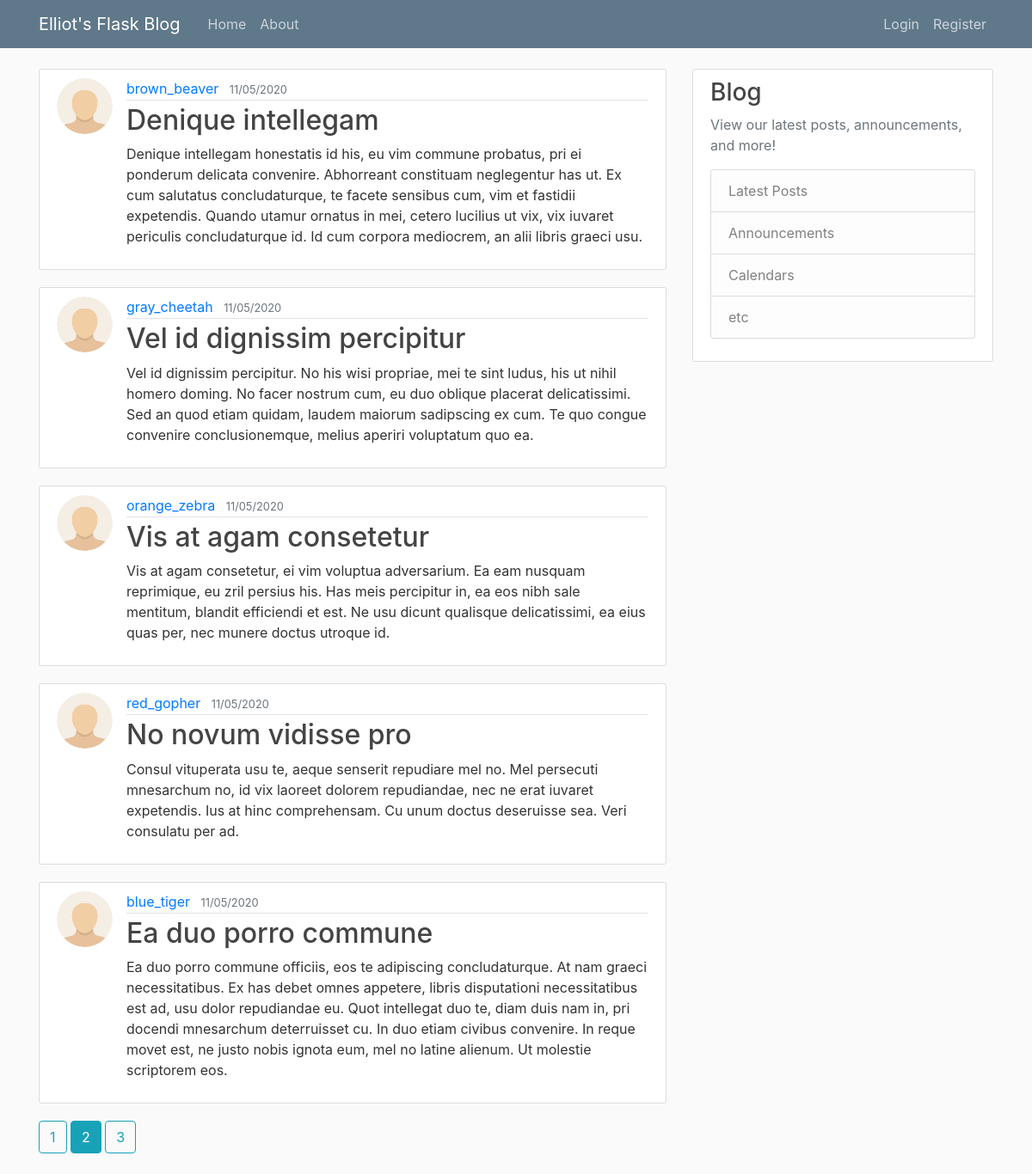
The page /home?page=2 on the database its author committed.
### flask_blog/models.py (models this page shows, shortened)
class Post(db.Model):
    id = db.Column(db.Integer, primary_key=True)
    title = db.Column(db.String(100), nullable=False)
    date_posted = db.Column(db.DateTime, nullable=False, default=datetime.utcnow)
    content = db.Column(db.Text, nullable=False)
    user_id = db.Column(db.Integer, db.ForeignKey('user.id'), nullable=False)

class User(db.Model, UserMixin):
    id = db.Column(db.Integer, primary_key=True)
    username = db.Column(db.String(20), unique=True, nullable=False)
    email = db.Column(db.String(120), unique=True, nullable=False)
    image_file = db.Column(db.String(20), nullable=False, default='default.jpg')
    password = db.Column(db.String(60), nullable=False)
    posts = db.relationship('Post', backref='author', lazy=True)

### flask_blog/main/routes.py (the view)
@main.route('/') # create home route. Browser will display whatever is returned from the following function
@main.route('/home') # make it so / and /home go to the same place
def home():
    page = request.args.get('page', 1, type=int)
    posts = Post.query.order_by(Post.date_posted.desc()).paginate(page=page, per_page=5)
    return render_template('home.html', posts=posts) # we can now access this variable in the template using arg name 'posts'

### flask_blog/templates/home.html
{% extends "layout.html" %}
{% block content %}
    {% for post in posts.items %}
        <article class="media content-section">
          <img class="rounded-circle article-img" src="{{ url_for('static', filename='profile_pics/' + post.author.image_file) }}">
          <div class="media-body">
            <div class="article-metadata">
              <a class="mr-2" href="{{ url_for('users.user_posts', username=post.author.username) }}">{{ post.author.username }}</a>
              <small class="text-muted">{{ post.date_posted.strftime('%m/%d/%Y') }}</small>
            </div>
            <h2><a class="article-title" href="{{ url_for('posts.post', post_id=post.id) }}">{{ post.title }}</a></h2>
            <p class="article-content">{{ post.content }}</p>
          </div>
        </article>
    {% endfor %}
    {% for page_num in posts.iter_pages(left_edge=1, right_edge=1, left_current=1, right_current=2) %}
      {% if page_num %}
        {% if posts.page == page_num %}
          <a class="btn btn-info mb-4" href="{{ url_for('main.home', page=page_num) }}">{{ page_num }}</a>
        {% else %}
          <a class="btn btn-outline-info mb-4" href="{{ url_for('main.home', page=page_num) }}">{{ page_num }}</a>
        {% endif %}
      {% else %}
        ...
      {% endif %}
    {% endfor %}
{% endblock content %}

### flask_blog/templates/layout.html (shortened to what this page needs)
<!DOCTYPE html>
<html>
<head>
    <link rel="stylesheet" href="https://maxcdn.bootstrapcdn.com/bootstrap/4.0.0/css/bootstrap.min.css">
    <link rel="stylesheet" type="text/css" href="{{ url_for('static', filename='main.css') }}">
</head>
<body>
    <header class="site-header">
      <nav class="navbar navbar-expand-md navbar-dark bg-steel fixed-top">
        <div class="container">
          <a class="navbar-brand mr-4" href="/">Elliot's Flask Blog</a>
          <div class="collapse navbar-collapse" id="navbarToggle">
            <div class="navbar-nav mr-auto">
              <a class="nav-item nav-link" href="{{ url_for('main.home') }}">Home</a>
              <a class="nav-item nav-link" href="{{ url_for('main.about') }}">About</a>
            </div>
            <div class="navbar-nav">
              {% if current_user.is_authenticated %}
                <a class="nav-item nav-link" href="{{ url_for('posts.new_post') }}">New Post</a>
                <a class="nav-item nav-link" href="{{ url_for('users.account') }}">Account</a>
                <a class="nav-item nav-link" href="{{ url_for('users.logout') }}">Logout</a>
              {% else %}
                <a class="nav-item nav-link" href="{{ url_for('users.login') }}">Login</a>
                <a class="nav-item nav-link" href="{{ url_for('users.register') }}">Register</a>
              {% endif %}
            </div>
          </div>
        </div>
      </nav>
    </header>
    <main role="main" class="container">
      <div class="row">
        <div class="col-md-8">
          {% block content %}{% endblock %}
        </div>
        <div class="col-md-4">
          <div class="content-section">
            <h3>Blog</h3>
            <p class='text-muted'>View our latest posts, announcements, and more!
              <ul class="list-group">
                <li class="list-group-item list-group-item-light">Latest Posts</li>
                <li class="list-group-item list-group-item-light">Announcements</li>
                <li class="list-group-item list-group-item-light">Calendars</li>
                <li class="list-group-item list-group-item-light">etc</li>
              </ul>
            </p>
          </div>
        </div>
      </div>
    </main>
</body>
</html>

### flask_blog/static/main.css (style rules this page uses)
body { background: #fafafa; color: #333333; margin-top: 5rem; }
h1, h2, h3, h4, h5, h6 { color: #444444; }
.bg-steel { background-color: #5f788a; }
.site-header .navbar-nav .nav-link { color: #cbd5db; }
.content-section { background: #ffffff; padding: 10px 20px; border: 1px solid #dddddd; border-radius: 3px; margin-bottom: 20px; }
.article-title { color: #444444; }
.article-content { white-space: pre-line; }
.article-img { height: 65px; width: 65px; margin-right: 16px; }
.article-metadata { padding-bottom: 1px; margin-bottom: 4px; border-bottom: 1px solid #e3e3e3 }

### rows shown on the page
Post: image_file (placeholder picture), author.username "brown_beaver", date_posted "11/05/2020", title "Denique intellegam", content "Denique intellegam honestatis id his, eu vim commune probatus, pri ei ponderum delicata convenire. Abhorreant constituam neglegentur has ut. Ex cum salutatus concludaturque, te facete sensibus cum, vim et fastidii expetendis. Quando utamur ornatus in mei, cetero lucilius ut vix, vix iuvaret periculis concludaturque id. Id cum corpora mediocrem, an alii libris graeci usu."
Post: image_file (placeholder picture), author.username "gray_cheetah", date_posted "11/05/2020", title "Vel id dignissim percipitur", content "Vel id dignissim percipitur. No his wisi propriae, mei te sint ludus, his ut nihil homero doming. No facer nostrum cum, eu duo oblique placerat delicatissimi. Sed an quod etiam quidam, laudem maiorum sadipscing ex cum. Te quo congue convenire conclusionemque, melius aperiri voluptatum quo ea."
Post: image_file (placeholder picture), author.username "orange_zebra", date_posted "11/05/2020", title "Vis at agam consetetur", content "Vis at agam consetetur, ei vim voluptua adversarium. Ea eam nusquam reprimique, eu zril persius his. Has meis percipitur in, ea eos nibh sale mentitum, blandit efficiendi et est. Ne usu dicunt qualisque delicatissimi, ea eius quas per, nec munere doctus utroque id."
Post: image_file (placeholder picture), author.username "red_gopher", date_posted "11/05/2020", title "No novum vidisse pro", content "Consul vituperata usu te, aeque senserit repudiare mel no. Mel persecuti mnesarchum no, id vix laoreet dolorem repudiandae, nec ne erat iuvaret expetendis. Ius at hinc comprehensam. Cu unum doctus deseruisse sea. Veri consulatu per ad."
Post: image_file (placeholder picture), author.username "blue_tiger", date_posted "11/05/2020", title "Ea duo porro commune", content "Ea duo porro commune officiis, eos te adipiscing concludaturque. At nam graeci necessitatibus. Ex has debet omnes appetere, libris disputationi necessitatibus est ad, usu dolor repudiandae eu. Quot intellegat duo te, diam duis nam in, pri docendi mnesarchum deterruisset cu. In duo etiam civibus convenire. In reque movet est, ne justo nobis ignota eum, mel no latine alienum. Ut molestie scriptorem eos."

### other values the page prints
{{ page_num }} "1" "3"
{{ page_num }} "2"
